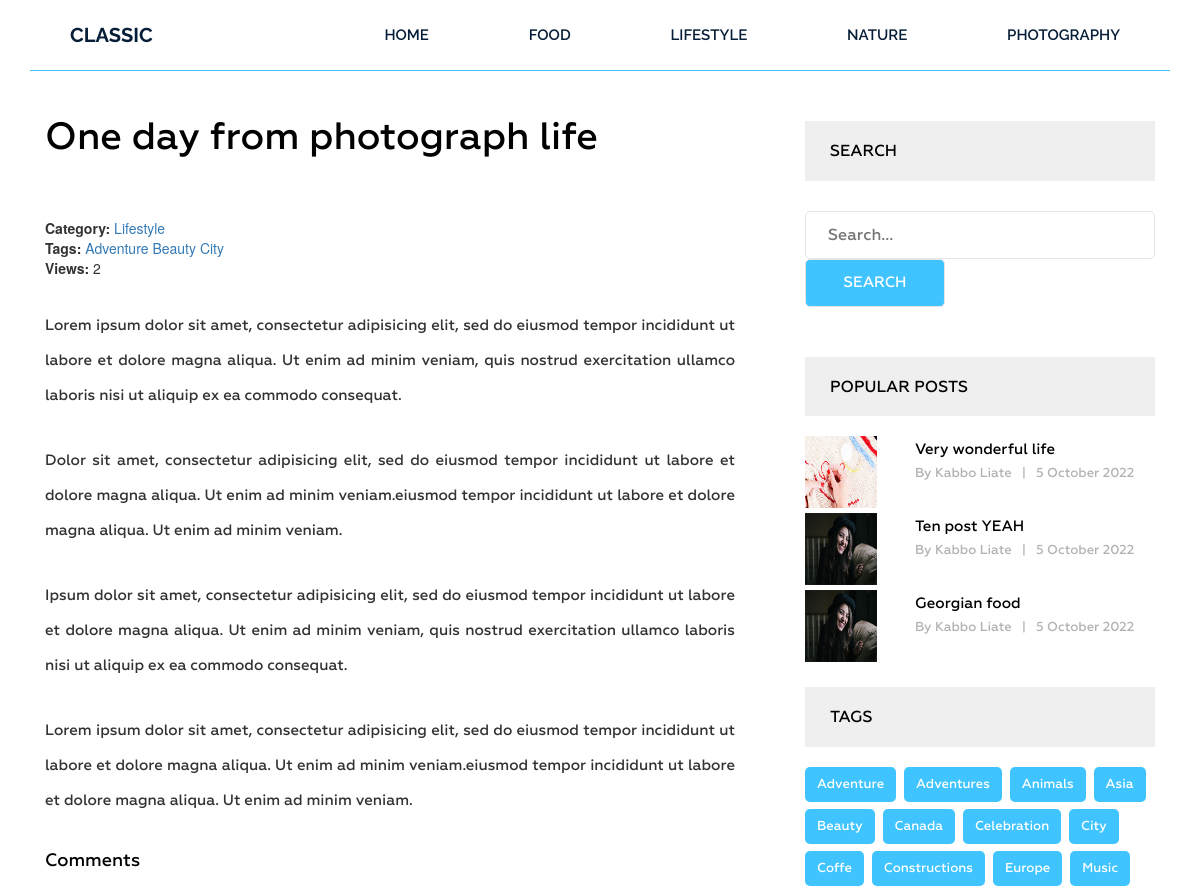
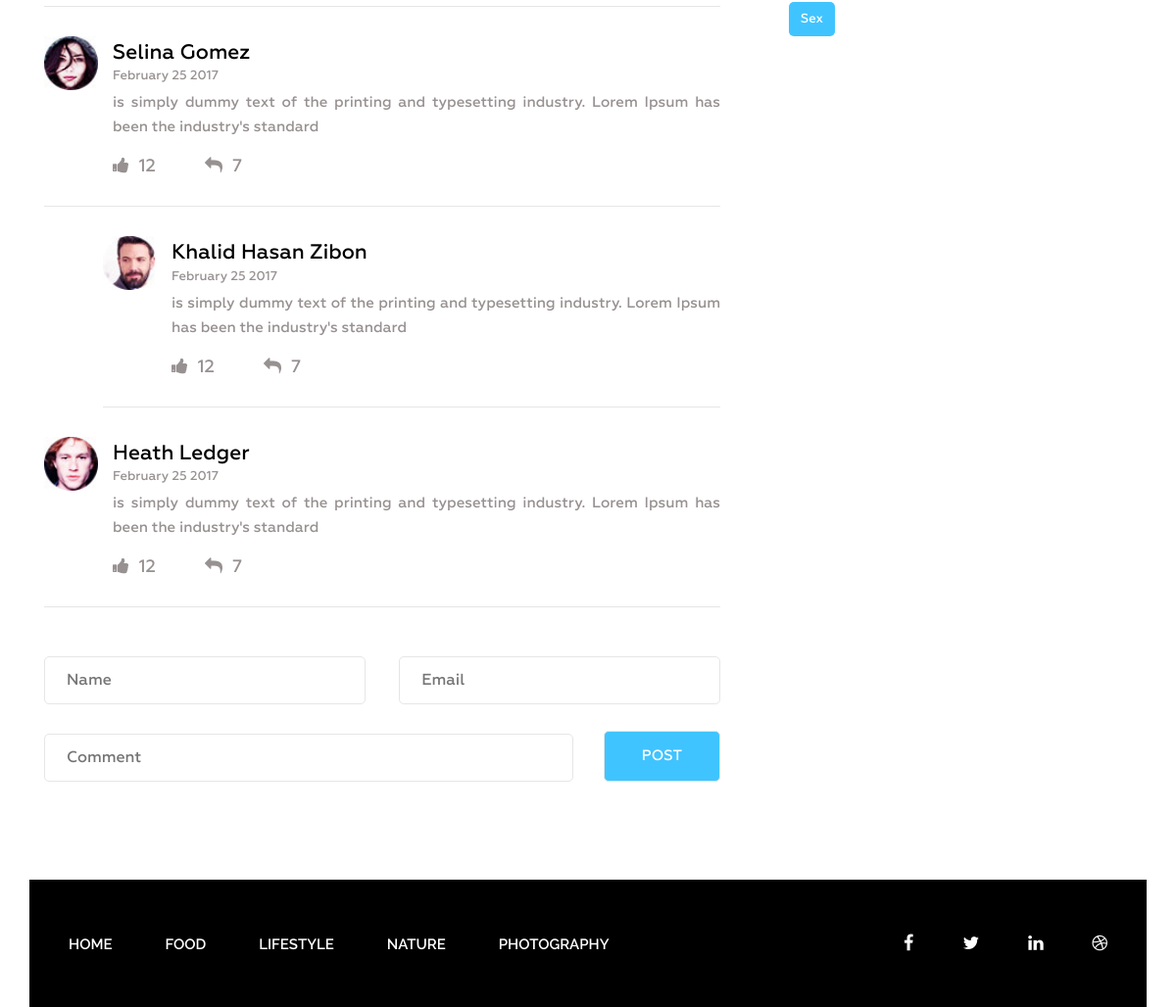
Page /post/one-day-from-photograph-life/ on the committed database (2 pictures, top to bottom).
### blog/models.py (models this page shows, shortened)
class Category(models.Model):
    title = models.CharField(max_length=255)
    slug = models.SlugField(max_length=255, verbose_name='Url category', unique=True)
    def __str__(self):
        return self.title
    def get_absolute_url(self):
        return reverse('category', kwargs={"slug": self.slug})
    class Meta:
        verbose_name = 'Category'
        verbose_name_plural = 'Categories'
        ordering = ['title']

class Post(models.Model):
    title = models.CharField(max_length=255)
    slug = models.SlugField(max_length=255, verbose_name='Url post', unique=True)
    author = models.CharField(max_length=100)
    content = models.TextField(blank=True)
    created_at = models.DateTimeField(auto_now_add=True, verbose_name='Date public')
    photo = models.ImageField(upload_to=directory_path, blank=True)
    views = models.IntegerField(default=0, verbose_name='Views')
    category = models.ForeignKey(Category, on_delete=models.PROTECT, related_name='posts')
    tags = models.ManyToManyField(Tag, blank=True, related_name='posts')
    def get_absolute_url(self):
        return reverse('post', kwargs={"slug": self.slug})
    class Meta:
        verbose_name = 'Post'
        verbose_name_plural = 'Posts'
        ordering = ['-created_at']

class Tag(models.Model):
    title = models.CharField(max_length=50)
    slug = models.SlugField(max_length=50, verbose_name='Url tag', unique=True)
    def get_absolute_url(self):
        return reverse('tag', kwargs={"slug": self.slug})
    class Meta:
        verbose_name = 'Tag'
        verbose_name_plural = 'Tags'
        ordering = ['title']

### blog/views.py (the view)
# urls.py: path('post/<str:slug>/', GetPost.as_view(), name='post'),
class GetPost(DetailView):
    model = Post
    template_name = 'blog/single_post.html'
    context_object_name = 'post'
    def get_context_data(self, *, object_list=None, **kwargs):
        context = super().get_context_data(**kwargs)
        self.object.views = F('views') + 1
        self.object.save()
        self.object.refresh_from_db()
        context['title'] = Post.objects.get(slug=self.kwargs['slug'])
        return context

### blog/templatetags/menu.py (called while the page is built)
@register.inclusion_tag('blog/menu_tpl.html')
def show_menu(menu_class='menu'):
    categories = Category.objects.all()
    return {'categories': categories, 'menu_class': menu_class}

### blog/templatetags/sidebar.py (called while the page is built)
@register.inclusion_tag('blog/popular_posts_tpl.html')
def get_popular(cnt=3):
    posts = Post.objects.order_by('-views')[:cnt]
    return {"posts": posts}

@register.inclusion_tag('blog/tags_tpl.html')
def get_tags():
    tags = Tag.objects.all()
    return {"tags": tags}

### blog/templates/blog/single_post.html (shortened to what this page needs)
{% extends 'base.html' %}
{% load static %}
{% load sidebar %}
{% block content %}
<section class="single-blog-area">
    <div class="container">
        <div class="row">
            <div class="col-md-12">
                <div class="border-top">
                    <div class="col-md-8">
                        <div class="blog-area">
                            <div class="blog-area-part">
                                <h2>{{ post.title }}</h2>
                                <div class="single-content">
                                    <div>
                                        <span>
                                            <b>Category:</b> <a href="{{ post.category.get_absolute_url }}">{{ post.category }}</a>
                                        </span>
                                        <br>
                                        {% if post.tags.exists %}
                                        <b>Tags:</b>
                                        {% for tag in post.tags.all %}
                                        <span>
                                            <a href="{{ tag.get_absolute_url }}">{{ tag.title }}</a>
                                            </span>
                                        {% endfor %}
                                        {% endif %}
                                        <br>
                                        <span>
                                            <b>Views:</b> {{ post.views }}
                                            </span>
                                    </div>
                                    {{ post.content|safe }}
                                </div>
                            </div>
                            <div class="commententries">
                                <h3>Comments</h3>
                                <ul class="commentlist">
                                    <li>
                                        <article class="comment">
                                            <header class="comment-author">
                                                <img src="img/author-1.jpg" alt="">
                                            </header>
                                            <section class="comment-details">
                                                <div class="author-name">
                                                    <h5><a href="#">Selina Gomez</a></h5>
                                                    <p>February 25 2017</p>
                                                </div>
                                                <div class="comment-body">
                                                    <p>is simply dummy text of the printing and typesetting
                                                        industry. Lorem Ipsum has been the industry's standard </p>
                                                </div>
                                                <div class="reply">
                                                    <p><span><a href="#"><i class="fa fa-thumbs-up"
                                                                            aria-hidden="true"></i></a>12</span><span><a
                                                            href="#"><i class="fa fa-reply" aria-hidden="true"></i></a>7</span>
                                                    </p>
                                                </div>
                                            </section>
                                        </article>
                                        <ul class="children">
                                            <li>
                                                <article class="comment">
                                                    <header class="comment-author">
                                                        <img src="img/author-2.jpg" alt="">
                                                    </header>
                                                    <section class="comment-details">
                                                        <div class="author-name">
                                                            <h5><a href="#">Khalid Hasan Zibon</a></h5>
                                                            <p>February 25 2017</p>
                                                        </div>
                                                        <div class="comment-body">
                                                            <p>is simply dummy text of the printing and typesetting
                                                                industry. Lorem Ipsum has been the industry's
                                                                standard </p>
                                                        </div>
                                                        <div class="reply">
                                                            <p><span><a href="#"><i class="fa fa-thumbs-up"
                                                                                    aria-hidden="true"></i></a>12</span><span><a
                                                                    href="#"><i class="fa fa-reply"
                                                                                aria-hidden="true"></i></a>7</span>
                                                            </p>
                                                        </div>
                                                    </section>
                                                </article>
                                            </li>
                                        </ul>
                                    </li>
                                    <li>
                                        <article class="comment">
                                            <header class="comment-author">
                                                <img src="img/author-3.jpg" alt="">
                                            </header>
                                            <section class="comment-details">
                                                <div class="author-name">
                                                    <h5><a href="#">Heath Ledger</a></h5>
                                                    <p>February 25 2017</p>
                                                </div>
                                                <div class="comment-body">
                                                    <p>is simply dummy text of the printing and typesetting
                                                        industry. Lorem Ipsum has been the industry's standard </p>
                                                </div>
                                                <div class="reply">
                                                    <p><span><a href="#"><i class="fa fa-thumbs-up"
                                                                            aria-hidden="true"></i></a>12</span><span><a
                                                            href="#"><i class="fa fa-reply" aria-hidden="true"></i></a>7</span>
                                                    </p>
                                                </div>
                                            </section>
                                        </article>
                                    </li>
                                </ul>
                            </div>
                            <form action="#" method="get">
                                <div class="name">
                                    <input type="text" name="" id="" placeholder="Name" class="name">
                                </div>
                                <div class="email">
                                    <input type="email" name="" id="" placeholder="Email" class="email">
                                </div>
                                <div class="comment">
                                    <input type="text" name="" id="" placeholder="Comment" class="comment">
                                </div>
                                <div class="post">
                                    <input type="submit" value="Post">
                                </div>
                            </form>
                        </div>
                    </div>
                    <div class="col-md-4">
                        <div class="newsletter">
                            <h2 class="sidebar-title">Search</h2>
                            <form action="{% url 'search' %}" method="get">
                                <input type="text" name="s" placeholder="Search...">
                                <input type="submit" value="Search">
                            </form>
                        </div>
                        {% get_popular %}
                        {% get_tags %}
                    </div>
                </div>
            </div>
        </div>
    </div>
</section>
{% endblock %}

### templates/base.html (shortened to what this page needs)
{% load static %}
{% load cache %}
<!DOCTYPE html>
<html lang="en">
<head>
    <link rel="stylesheet" href="{% static 'css/bootstrap.css' %}">
    <link rel="stylesheet" href="{% static 'css/font-awesome.min.css' %}">
    <link rel="stylesheet" href="{% static 'css/owl.carousel.min.css' %}">
    <link rel="stylesheet" href="{% static 'css/owl.theme.default.min.css' %}">
    <link rel="stylesheet" href="{% static 'style.css' %}">
    <link rel="stylesheet" href="{% static 'responsive.css' %}">
</head>
<body>
<div class="wrapper">
    {% cache 20 header %}
    {% include 'inc/_header.html' %}
    {% endcache %}
    {% block content %}{% endblock %}
    {% cache 20 footer %}
    {% include 'inc/_footer.html' %}
    {% endcache %}
</div>
</body>
</html>

### blog/templates/blog/popular_posts_tpl.html
<h2 class="sidebar-title">Popular posts</h2>
<div class="grid">
    {% for post in posts %}
    <div class="portfolio-item popular">
        {% if post.photo %}
        <img src="{{ post.photo.url }}" alt="{{ post.title }}">
        {% else %}
        <img src="https://dummyimage.com/300x201/fff/aaa" alt="{{ post.title }}">
        {% endif %}
        <div class="portfolio-text">
            <h5><a href="{{ post.get_absolute_url }}">{{ post.title }}</a></h5>
            <p>By {{ post.author }}<span>|</span>{{ post.created_at|date:"j E Y" }}</p>
        </div>
    </div>
    {% endfor %}
</div>

### templates/inc/_footer.html (shortened to what this page needs)
{% load menu %}
<footer class="footer">
    <div class="container">
        <div class="row">
            <div class="col-md-12">
                <div class="footer-bg">
                    <div class="row">
                        <div class="col-md-9">
                            {% show_menu 'footer-menu' %}
                        </div>
                        <div class="col-md-3">
                            <div class="footer-icon">
                                <p><a href="#"><i class="fa fa-facebook" aria-hidden="true"></i></a><a href="#"><i
                                        class="fa fa-twitter" aria-hidden="true"></i></a><a href="#"><i
                                        class="fa fa-linkedin" aria-hidden="true"></i></a><a href="#"><i
                                        class="fa fa-dribbble" aria-hidden="true"></i></a></p>
                            </div>
                        </div>
                    </div>
                </div>
            </div>
        </div>
    </div>
</footer>

### rows in the picture
Category: title "FOOD"
Category: title "LIFESTYLE"
Category: title "NATURE"
Category: title "PHOTOGRAPHY"
Post: title "One day from photograph life", category "Lifestyle", views "2", content "Lorem ipsum dolor sit amet, consectetur adipisicing elit, sed do eiusmod tempor incididunt ut labore et dolore magna aliqua. Ut enim ad minim veniam, quis nostrud exercitation ullamco laboris nisi ut aliquip ex ea commodo consequat. Dolor sit amet, consectetur adipisicing elit, sed do eiusmod tempor incididunt ut labore et dolore magna aliqua. Ut enim ad minim veniam.eiusmod tempor incididunt ut labore et dolore magna aliqua. Ut enim ad minim veniam. Ipsum dolor sit amet, consectetur adipisicing elit, sed do eiusmod tempor incididunt ut labore et dolore magna aliqua. Ut enim ad minim veniam, quis nostrud exercitation ullamco laboris nisi ut aliquip ex ea commodo consequat. Lorem ipsum dolor…"
Tag: title "Adventure"
Tag: title "Beauty"
Tag: title "City"
Post: photo (picture), title "Very wonderful life", author "Kabbo Liate", created_at "5 October 2022"
Post: photo (picture), title "Ten post YEAH", author "Kabbo Liate", created_at "5 October 2022"
Post: photo (picture), title "Georgian food", author "Kabbo Liate", created_at "5 October 2022"
Tag: title "Adventures"
Tag: title "Animals"
Tag: title "Asia"
Tag: title "Canada"
Tag: title "Celebration"
Tag: title "Coffe"
Tag: title "Constructions"
Tag: title "Europe"
Tag: title "Music"
Tag: title "Sex"
